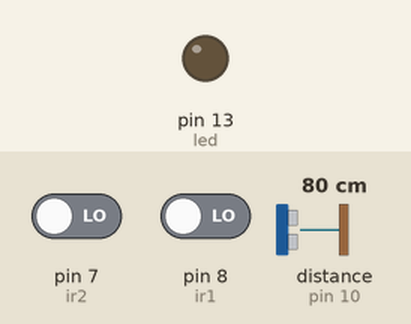
This sketch was run on a simulated Arduino Uno, built with avr-gcc and run on an emulated ATmega328P. On the bench: output pins drawn as LEDs (lit = HIGH). Wiring (inferred from the names in the program): ultrasonic range finder: trigger pin 9; echo pin 10. The test bench sets the inputs (shaded band); at power-on: pin 7 (ir2) LOW, distance to the obstacle (sensor on pin 10) 80 cm, pin 8 (ir1) LOW. The echo pulse lasts 58.3 µs per cm; pins used as bus, display or sensor lines are not drawn; what the sketch prints to the serial monitor is not drawn.

Above: at 1.2 s.
1.3 s: pin 7 (ir2) driven HIGH
At 1.8 s:
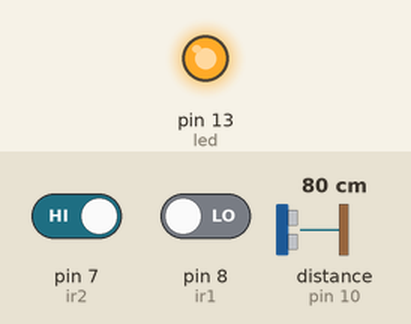
2.8 s: pin 7 (ir2) driven LOW
At 3.2 s:
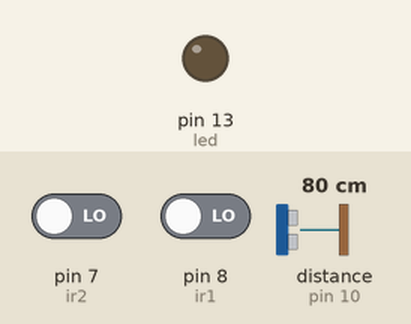
7.3 s: distance to the obstacle (sensor on pin 10) set to 18 cm
Timing chart, 0 to 10.3 s (numbered marks = the images above; inputs shaded):
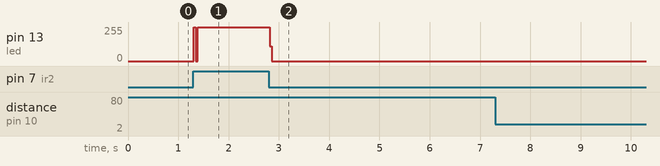

The sketch:

SMS.ino
```cpp
int trigPin = 9;
int echoPin = 10;
int led = 13;
int ir1=8;
int ir2=7;

int val1=0;
int val2=0;
void setup() {
  Serial.begin(9600);
   pinMode(led, OUTPUT);
   pinMode(trigPin, OUTPUT);
  pinMode(echoPin, INPUT);
  pinMode(ir1, INPUT);
  pinMode(ir2, INPUT);
  // put your setup code here, to run once:

}

void loop() {
  long duration, distance;
  digitalWrite(trigPin,HIGH);
  delayMicroseconds(1000);
  digitalWrite(trigPin, LOW);
  duration=pulseIn(echoPin, HIGH);
  distance =(duration/2)/29.1;
  Serial.print(distance);
  Serial.println("CM");
  delay(10);
 val1=digitalRead(ir1);
 val2=digitalRead(ir2);
 if((distance<=20))
  {
    digitalWrite(led, HIGH);
}
   else if(distance>20)
 {
     digitalWrite(led, LOW);
   }
if(val1==1)
{
       digitalWrite(led, HIGH);
}
if(val2==1)
{
       digitalWrite(led, HIGH);
}
else
{
  digitalWrite(led,LOW);
}
}
```

Measured:
- after the input at 1.3 s, pin 13 (led): 0/255 → 255/255 at once
- after the input at 2.8 s, pin 13 (led): 255/255 → 0/255 at once
